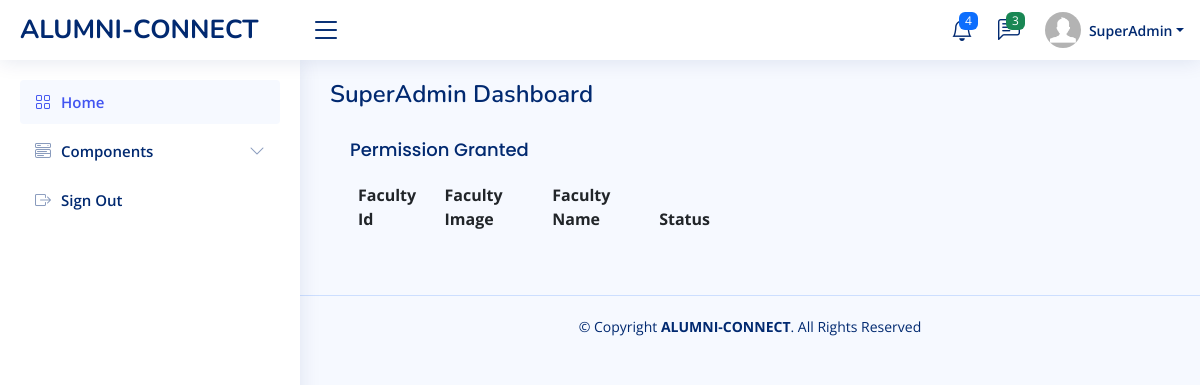
Before: /alumnis/superAdmin with the older database file.
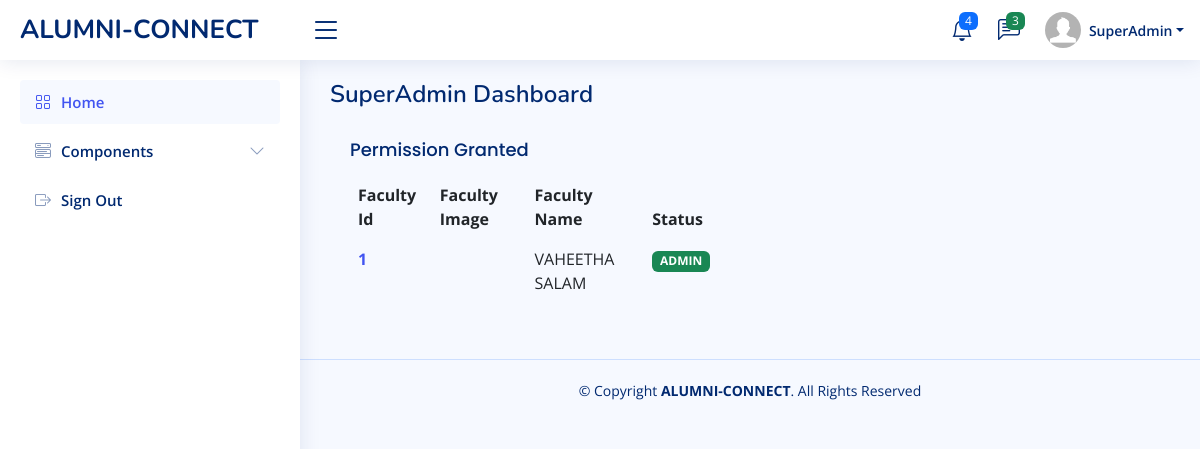
After: the same page with the newer database file.
### alumnis/models.py (models this page shows)
class Faculty(models.Model):
  fname = models.CharField(max_length=255,default="")
  lname = models.CharField(max_length=255,default="")
  email = models.CharField(max_length=255)
  mobile = models.IntegerField(default=0)
  password = models.CharField(max_length=255)
  access = models.IntegerField(default=0)

### alumnis/views.py (the view)
# urls.py: path('superAdmin', views.superAdmin, name='superAdmin'),
def superAdmin(request):
  mydata = Faculty.objects.all()
  template = loader.get_template('superAdminView.html')
  context = {
    'faculty': mydata,
  }
  return HttpResponse(template.render(context, request))

### alumnis/templates/superAdminView.html (shortened to what the changed rows need)
<!DOCTYPE html>
<html lang="en">
<head>
  {% load static %}
  <link href="{% static 'assets2/vendor/bootstrap/css/bootstrap.min.css' %}" rel="stylesheet">
  <link href="{% static 'assets2/vendor/bootstrap-icons/bootstrap-icons.css' %}" rel="stylesheet">
  <link href="{% static 'assets2/vendor/boxicons/css/boxicons.min.css' %}" rel="stylesheet">
  <link href="{% static 'assets2/vendor/quill/quill.snow.css' %}" rel="stylesheet">
  <link href="{% static 'assets2/vendor/quill/quill.bubble.css' %}" rel="stylesheet">
  <link href="{% static 'assets2/vendor/remixicon/remixicon.css' %}" rel="stylesheet">
  <link href="{% static 'assets2/vendor/simple-datatables/style.css' %}" rel="stylesheet">
  <link href="{% static 'assets2/css/style.css' %}" rel="stylesheet">
</head>
<body>
  <main id="main" class="main">
    <div class="pagetitle">
      <h1>SuperAdmin Dashboard</h1>
    </div>
    <section class="section dashboard">
      <div class="row">
        <div class="col-6">
          <div class="card-body">
            <table class="table table-borderless datatable">
              <thead>
                <tr>
                  <th scope="col">Faculty Id</th>
                  <th scope="col">Faculty Image</th>
                  <th scope="col">Faculty Name</th>
                  <th scope="col">Status</th>
                </tr>
              </thead>
              <tbody>
                {% for i in faculty %}
                <tr>
                  <th scope="row"><a href="#">{{ i.id }}</a></th>
                  <td></td>
                  <td>{{ i.fname|upper }} {{ i.lname|upper }}</td>
                  {% if i.access %}
                    <td><span class="badge bg-primary">Make As ADMIN</span></td>
                  {% else %}
                    <td><span class="badge bg-success"> ADMIN </span></td>
                  {% endif %}
                </tr>
                {% endfor %}
              </tbody>
            </table>
          </div>
        </div>
      </div>
    </section>
  </main>
</body>
</html>

Changed rows visible on the page:
added Faculty: id "1", fname "VAHEETHA", lname "SALAM", access "ADMIN"
